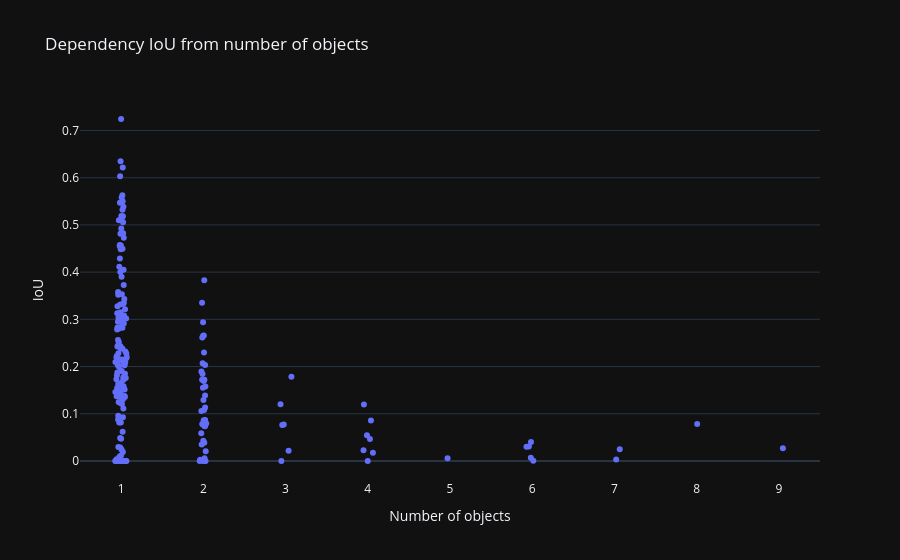
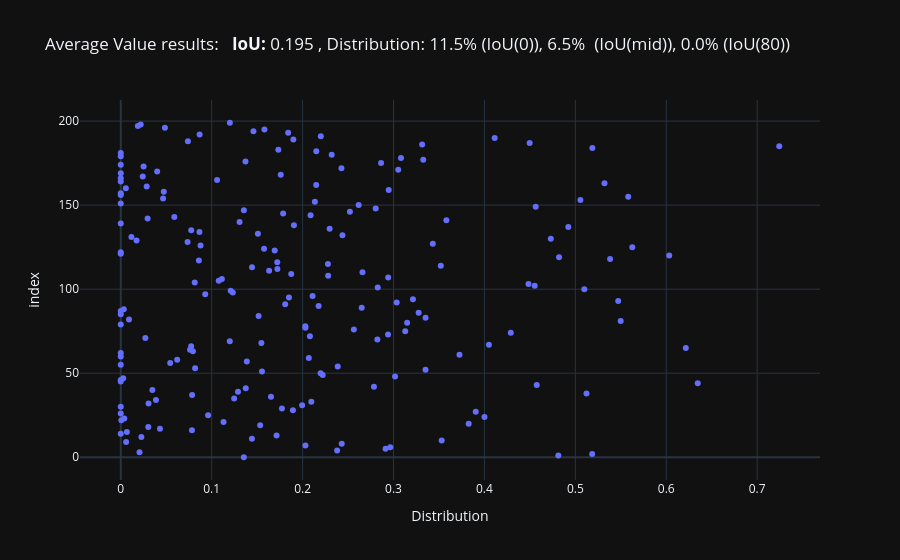

The code cell stored with these charts, in order, in its notebook:
### Code cell
evaluate_model(average_value,dataset)

### Figure 1 — Plotly figure (JSON) as saved in the notebook; plotly's stock layout.template omitted (floating-point values rounded to 4 significant figures; data arrays with more than 128 entries replaced by an {"elided": "..."} marker saying what was removed)
{"data": [{"alignmentgroup": "True", "boxpoints": "all", "fillcolor": "rgba(255,255,255,0)", "hoveron": "points", "hovertemplate": "Number of objects=%{x}<br>IoU=%{y}<extra></extra>", "legendgroup": "", "line": {"color": "rgba(255,255,255,0)"}, "marker": {"color": "#636efa"}, "name": "", "offsetgroup": "", "orientation": "v", "pointpos": 0, "showlegend": false, "x": {"elided": "200 int values"}, "x0": " ", "xaxis": "x", "y": {"elided": "200 float values"}, "y0": " ", "yaxis": "y", "type": "box"}], "layout": {"xaxis": {"anchor": "y", "domain": [0.0, 1.0], "title": {"text": "Number of objects"}}, "yaxis": {"anchor": "x", "domain": [0.0, 1.0], "title": {"text": "IoU"}}, "legend": {"tracegroupgap": 0}, "title": {"text": "Dependency IoU from number of objects"}, "boxmode": "group"}}

### Figure 2 — Plotly figure (JSON) as saved in the notebook; plotly's stock layout.template omitted (floating-point values rounded to 4 significant figures; data arrays with more than 128 entries replaced by an {"elided": "..."} marker saying what was removed)
{"data": [{"hovertemplate": "IoU=%{x}<br>index=%{y}<extra></extra>", "legendgroup": "", "marker": {"color": "#636efa", "symbol": "circle"}, "mode": "markers", "name": "", "orientation": "h", "showlegend": false, "x": {"elided": "200 float values"}, "xaxis": "x", "y": {"elided": "200 int values"}, "yaxis": "y", "type": "scatter"}], "layout": {"xaxis": {"anchor": "y", "domain": [0.0, 1.0], "title": {"text": "Distribution"}}, "yaxis": {"anchor": "x", "domain": [0.0, 1.0], "title": {"text": "index"}}, "legend": {"tracegroupgap": 0}, "title": {"text": "Average Value results:   <b>IoU:</b> 0.195 , Distribution: 11.5% (IoU(0)), 6.5%  (IoU(mid)), 0.0% (IoU(80))"}, "showlegend": false}}
